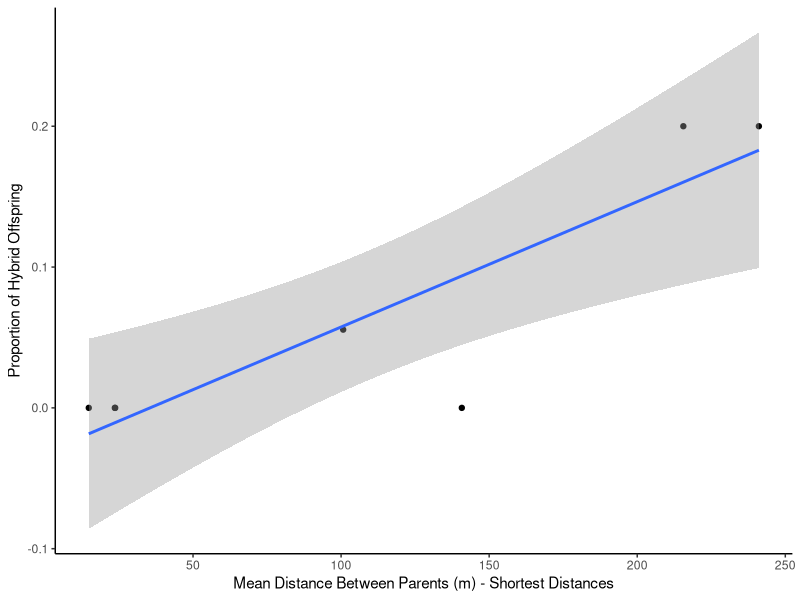
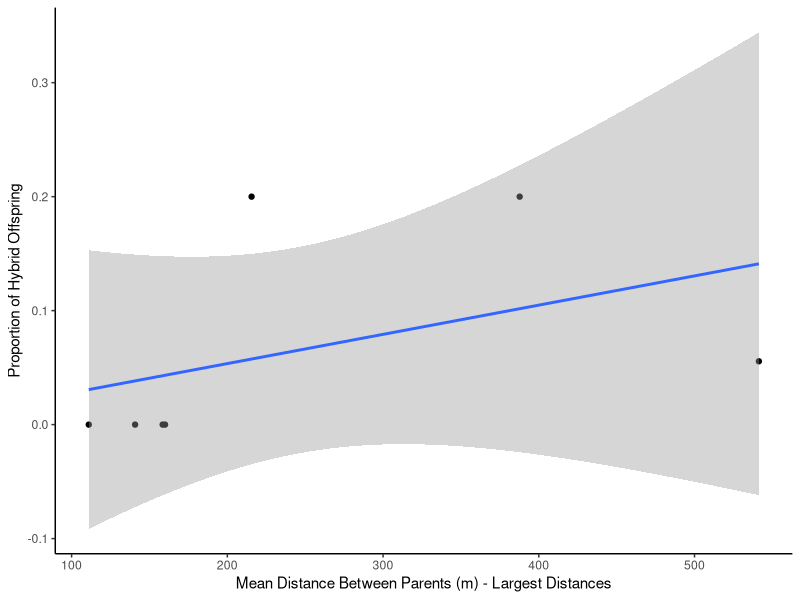
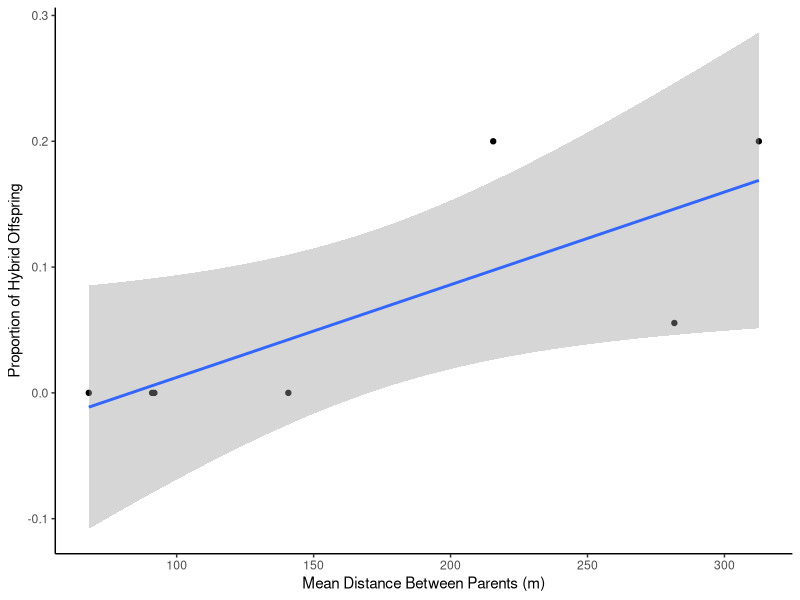

Reproduce these figures in R, in order. (Note: this script raises an error after producing the figures.)
#####################
#     Libraries     #
#####################

library(tidyverse)
library(geosphere)

######################
#     Load files     #
######################

#set working directory
setwd("../..")

#load in the tissue database, remove offspring which have no coordinates
UHA_db <- read.csv("Data_Files/CSV_Files/ARCHIVED_USBG_Hybrid_Acorn_Tissue_Database.csv")

#read in cleaned data file
UHA_score_clean_df <- read.csv("Data_Files/CSV_Files/UHA_score_clean_df.csv")  

#load in parentage results 
parentage_results <- read.csv("Data_Files/CSV_Files/UHA_full_parentage.csv")

###################################
#     Reorganize data frames      #
###################################
#remove individuals with too much missing data
UHA_clean_df <- UHA_db[UHA_db$Tissue_ID %in% UHA_score_clean_df$Tissue_ID,]

#remove offspring from the data frame
UHA_par_df <- UHA_clean_df %>% 
                filter(!is.na(Longitude) | !is.na(Latitude))

#update parentage analysis df
UHA_clean_par_df <- parentage_results %>% 
                      rename(Father_ID = Candidate_father_ID) %>%
                            filter(!is.na(Father_ID)) 

#########################################
#     Prepare for Distance Analysis     #
#########################################

###Create data frames with distances
#Create a column of the crosses of every parent individual
all_potential_combo <- crossing(UHA_par_df$Tissue_ID, 
                                UHA_par_df$Tissue_ID)

colnames(all_potential_combo) <- c("Parent_1", "Parent_2")

#remove rows where the parents are the same individual (selfing)
potential_combo_dedup <- filter(all_potential_combo, Parent_1 != Parent_2)

#make columns to store distance between parents and parent species
potential_combo_dedup$dist <- NA 
potential_combo_dedup$Parent_1_species <- NA
potential_combo_dedup$Parent_2_species <- NA

#loop to calculate distance between parents 
for(d in 1:nrow(potential_combo_dedup)){
  Parent_1 <- potential_combo_dedup$Parent_1[d]
  Parent_2 <- potential_combo_dedup$Parent_2[d]
  
  #access the original tissue database via the parents
  Parent_1_Database_row <- filter(UHA_clean_df, Tissue_ID == Parent_1)
  Parent_2_Database_row <- filter(UHA_clean_df, Tissue_ID == Parent_2)
  
  #use distGeo to get distance in m between the lat long points of the 2 parents
  potential_combo_dedup$dist[d] <- distGeo(c(Parent_1_Database_row$Longitude, Parent_1_Database_row$Latitude),
                                           c(Parent_2_Database_row$Longitude, Parent_2_Database_row$Latitude)) 
  
  #record the species of both parents
  potential_combo_dedup$Parent_1_species[d] <- Parent_1_Database_row$Species 
  potential_combo_dedup$Parent_2_species[d] <- Parent_2_Database_row$Species
  
}

#reorganize the combination data frame to fix species naming conventions and to
#have a hybrid column 
potential_combo_info <- potential_combo_dedup %>%
  mutate(Parent_1_species = str_replace_all(Parent_1_species, "Quercus", "Q."), 
         Parent_2_species = str_replace_all(Parent_2_species, "Quercus", "Q.")) %>% #replace all instances of Quercus with Q. to ensure all species names are formatted the same
  mutate(Parental_species_match = case_when(Parent_1_species == Parent_2_species ~ "Conspecific",
                                            Parent_1_species != Parent_2_species ~ "Heterospecific")) #if the species of the two parents matches then they are conspecific, if not they are heterospecific

#list of maternal names
mom_IDs <- unique(parentage_results$Mother_ID) 
#filter combintation df by the possible mothers 
relevant_potential_combos <- potential_combo_info %>%
                                filter(Parent_1 %in% mom_IDs) 

#replaces relevant_parentage_results
#combine all columns for distance analysis 
par_results_df <- left_join(UHA_clean_par_df, 
                                        select(relevant_potential_combos, 
                                               c(Parent_1, Parent_2, dist)), 
                                                  join_by(Mother_ID == Parent_1,
                                                      Father_ID == Parent_2))

############### Create data frames
# right now just taking the mean dist of successful dads vs possible dads
#create df that has the mean distance of the 5 closest real fathers to each
#maternal tree (without ties, only possible with slice_min, using
#that instead of top_n)
rf_mean_small_df <- par_results_df %>%
                          group_by(Mother_ID) %>%
                            slice_min(dist, n =5, with_ties = FALSE) %>%
                              summarise(Mean_smallest_real_dists = mean(dist, 
                                                                        na.rm=TRUE))
#same as above but doing 5 farthest dists
rf_mean_large_df <- par_results_df %>% 
                      group_by(Mother_ID) %>%
                       slice_max(dist, n =5, with_ties = FALSE) %>%
                        summarise(Mean_largest_real_dists = mean(dist, na.rm=TRUE))


#create df that has the mean distance of the 5 closest possible 
#fathers to each maternal tree (including those with less than 5 offspring) 
#Note that I don't need to call distinct here because there is only 
#one entry per mother/father combo
pf_mean_small_df <- relevant_potential_combos %>%
                      group_by(Parent_1, Parental_species_match) %>%
                        slice_min(dist, n =5, with_ties = FALSE) %>%
                        summarise(Mean_smallest_potential_dists = mean(dist,
                                                                       na.rm=TRUE))

#same as abovebut with 5 farthest dists
pf_mean_large_df <- relevant_potential_combos %>%
                      group_by(Parent_1, Parental_species_match) %>%
                        slice_max(dist, n =5, with_ties = FALSE) %>%
                          summarise(Mean_largest_potential_dists = mean(dist, 
                                                                        na.rm=TRUE))

#################################
#     Run Distance Analysis     #
#################################

#summarize data by mean and min distance to real fathers and by proportion of 
#offspring that are hybrids (with heterospecific fathers)
rf_df <- par_results_df %>%
          group_by(Mother_ID) %>%
          summarise(Mean_real_dist = mean(dist, na.rm=TRUE), 
            Min_real_dist = min(dist, na.rm=TRUE), 
            Max_real_dist = max(dist, na.rm=TRUE), 
            Prop_hybrids = mean(Hybrid, na.rm = TRUE)) %>%
            left_join(., rf_mean_small_df, join_by(Mother_ID == Mother_ID)) %>% #add the Mean_smallest_dists data 
            left_join(., rf_mean_large_df, join_by(Mother_ID == Mother_ID)) #add the Mean_largest_dists data 

# Make dataset ("potential_fathers_summary") containing all of the desired 
#summarized categories from the possible combinations of mothers and fathers 
#data (mean distance of potential fathers, minimum distance of potential fathers, 
#mean distance of closest 5 potential fathers). 
#NOTE: this is NOT based off of the offspring data meaning that the 5 
#closest fathers will be unique and the mean distance to fathers will be 
#unweighted (because we have no way to know potential fathers relative success 
#(i.e. how many offspring they may produce)) summarize data from data 
#with all combos of possible conspecific and heterospefic individuals with 
#each real mom
pf_df <- relevant_potential_combos %>% 
           group_by(Parent_1, Parental_species_match) %>%
           summarise(Mean_potential_dist = mean(dist, na.rm=TRUE), 
            Min_potential_dist = min(dist, na.rm=TRUE), 
            Max_potential_dist = max(dist, na.rm=TRUE))  %>%
  left_join(., pf_mean_small_df, join_by(Parent_1 == Parent_1, Parental_species_match == Parental_species_match)) %>% #add the Mean_smallest_dists data
  left_join(., pf_mean_large_df, join_by(Parent_1 == Parent_1, Parental_species_match == Parental_species_match)) %>% #add the Mean_largest_dists data
  left_join(., select(rf_df, c(Mother_ID, Prop_hybrids)), join_by(Parent_1 == Mother_ID)) #add the proportion of hybrids had by each mother (from real_fathers_summary)

#now summarize this 
# The linear model for the mean distance of real fathers to a 
#given mother is significant with a positive slope indicating 
#that the higher the proportion of hybrid offspring a mother has, 
#the greater the mean realized pollination dsitance for that mother

###create a data frame to save the adjusted R-squared and p-value
rf_hybrid_prop_dist_df <- matrix(nrow = 5, ncol = 2)

# #adjusted R-squared and 
# hybrid_pop_df <- t(as.data.frame(c(summary(lm(formula = Prop_hybrids~Mean_real_dist, data=rf_df))[[9]],
#                                    summary(lm(formula = Prop_hybrids~Mean_real_dist, data=rf_df))$coefficients[8])))

#save p-values and r-squared results
rf_hybrid_prop_dist_df[1,1] <- summary(lm(formula = Prop_hybrids~Mean_real_dist, data=rf_df))$adj.r.squared
rf_hybrid_prop_dist_df[1,2] <- summary(lm(formula = Prop_hybrids~Mean_real_dist, data=rf_df))$coefficients[2,4]
rf_hybrid_prop_dist_df[2,1] <- summary(lm(formula = Prop_hybrids~Min_real_dist, data=rf_df))$adj.r.squared
rf_hybrid_prop_dist_df[2,2] <- summary(lm(formula = Prop_hybrids~Min_real_dist, data=rf_df))$coefficients[2,4]
rf_hybrid_prop_dist_df[3,1] <- summary(lm(formula = Prop_hybrids~Max_real_dist, data=rf_df))$adj.r.squared
rf_hybrid_prop_dist_df[3,2] <- summary(lm(formula = Prop_hybrids~Max_real_dist, data=rf_df))$coefficients[2,4]
rf_hybrid_prop_dist_df[4,1] <- summary(lm(formula = Prop_hybrids~Mean_smallest_real_dists, data=rf_df))$adj.r.squared
rf_hybrid_prop_dist_df[4,2] <- summary(lm(formula = Prop_hybrids~Mean_smallest_real_dists, data=rf_df))$coefficients[2,4]
rf_hybrid_prop_dist_df[5,1] <- summary(lm(formula = Prop_hybrids~Mean_largest_real_dists, data=rf_df))$adj.r.squared
rf_hybrid_prop_dist_df[5,2] <- summary(lm(formula = Prop_hybrids~Mean_largest_real_dists, data=rf_df))$coefficients[2,4]

#add columns and row labels
rownames(rf_hybrid_prop_dist_df) <- c("Mean_Par_Dist", "Min_Par_Dist", "Max_Par_Dist",
                              "Mean_Smallest_Dist", "Mean_Largest_Dist")
colnames(rf_hybrid_prop_dist_df) <- c("R2", "p-value")

#write out plot comparing real fathers plot
png("Results/Pairwise_Distance_Analysis/rf_dist_par_prop.png", width = 900,
    height = 600)
rf_df %>%
  ggplot() +
  geom_point(aes(y = Prop_hybrids, x = Mean_real_dist)) +
  geom_smooth(aes(y = Prop_hybrids, x = Mean_real_dist), method='lm', formula= y~x) +
  xlab("Mean Distance Between Parents (m)") + ylab("Proportion of Hybrid Offspring") +
  theme_classic()
dev.off()

# The linear model for the mean distance of the shortest 5 distances of real fathers
#to a given mother shows no relationship between the distance of the closest 
#5 realized fathers to a given mother and the proportion of offspring that were 
#hybrids for that mother.
rf_df %>%
  ggplot() +
  geom_point(aes(y = Prop_hybrids, x = Mean_smallest_real_dists)) +
  geom_smooth(aes(y = Prop_hybrids, x = Mean_smallest_real_dists), 
              method='lm', formula= y~x) +
  xlab("Mean Distance Between Parents (m) - Shortest Distances") + 
  ylab("Proportion of Hybrid Offspring") +
  theme_classic()

# The linear model for the mean distance of the largest 5 distances of real fathers
#to a given mother 
rf_df %>%
  #filter(Mean_largest_real_dists < 500) %>% #to remove the largest value individual if you want
  ggplot() +
  geom_point(aes(y = Prop_hybrids, x = Mean_largest_real_dists)) +
  geom_smooth(aes(y = Prop_hybrids, x = Mean_largest_real_dists), 
              method='lm', formula= y~x) +
  xlab("Mean Distance Between Parents (m) - Largest Distances") + 
  ylab("Proportion of Hybrid Offspring") +
  theme_classic()

# note that when you remove the mom with the largest values (> 500), 
#still significant
summary(lm(formula = Prop_hybrids~Mean_largest_real_dists, 
           data=filter(rf_df, Mean_largest_real_dists < 500)))

write.csv(rf_hybrid_prop_dist_df, "Results/Pairwise_Distance_Analysis/rf_hybrid_prop_dist.csv")

#####Potential fathers to a given mother df 
###create a data frame to save the adjusted R-squared and p-value
pf_hybrid_prop_dist <- matrix(nrow = 6, ncol = 2)

# The linear model for the mean distance of a potential fathers to a given mother split by conspecific and heterospecific fathers. There is no relationship between the proportion of hybrid offspring and the mean distances of all potential het or con fathers.
pf_hybrid_prop_dist[1,1] <- summary(lm(formula = Prop_hybrids~Mean_potential_dist, 
                                       data=filter(pf_df, 
                                                   Parental_species_match == "Conspecific")))$adj.r.squared
pf_hybrid_prop_dist[1,2] <- summary(lm(formula = Prop_hybrids~Mean_potential_dist, 
                                       data=filter(pf_df, 
                                                   Parental_species_match == "Conspecific")))$coefficients[2,4]
#mean distance to potential fathers, conspecific 
pf_hybrid_prop_dist[2,1] <- summary(lm(formula = Prop_hybrids~Mean_potential_dist, data=filter(pf_df, Parental_species_match == "Heterospecific")))$adj.r.squared
pf_hybrid_prop_dist[2,2] <- summary(lm(formula = Prop_hybrids~Mean_potential_dist, data=filter(pf_df, Parental_species_match == "Heterospecific")))$coefficients[2,4]


#The linear model for the smallest distance of a potential father to a given 
#mother split by conspecific and heterospecific fathers. 
#There is no relationship between the proportion of hybrid offspring and the 
#minimum distances of all potential het or con fathers.
pf_hybrid_prop_dist[3,1] <- summary(lm(formula = Prop_hybrids~Min_potential_dist, data=filter(pf_df, Parental_species_match == "Conspecific")))$adj.r.squared
pf_hybrid_prop_dist[3,2]<- summary(lm(formula = Prop_hybrids~Min_potential_dist, data=filter(pf_df, Parental_species_match == "Conspecific")))$coefficients[2,4]


pf_hybrid_prop_dist[4,1] <- summary(lm(formula = Prop_hybrids~Min_potential_dist, data=filter(pf_df, Parental_species_match == "Heterospecific")))$adj.r.squared
pf_hybrid_prop_dist[4,2]<- summary(lm(formula = Prop_hybrids~Min_potential_dist, data=filter(pf_df, Parental_species_match == "Heterospecific")))$coefficients[2,4]


# The linear model for the mean distance of the shortest 5 distances of potential fathers to a given mother split by conspecific and heterospecific fathers. There is no relationship between the proportion of hybrid offspring and the 5 smallest distances of all potential het or con fathers.
pf_hybrid_prop_dist[5,1] <- summary(lm(formula = Prop_hybrids~Mean_smallest_potential_dists, data=filter(pf_df, Parental_species_match == "Conspecific")))$adj.r.squared
pf_hybrid_prop_dist[5,2] <- summary(lm(formula = Prop_hybrids~Mean_smallest_potential_dists, data=filter(pf_df, Parental_species_match == "Conspecific")))$coefficients[2,4]

pf_hybrid_prop_dist[6,1] <- summary(lm(formula = Prop_hybrids~Mean_smallest_potential_dists, data=filter(pf_df, Parental_species_match == "Heterospecific")))$adj.r.squared
pf_hybrid_prop_dist[6,2] <- summary(lm(formula = Prop_hybrids~Mean_smallest_potential_dists, data=filter(pf_df, Parental_species_match == "Heterospecific")))$coefficients[2,4]

#add rownames and colnames
rownames(pf_hybrid_prop_dist) <- c("Mean_Dist_Con", "Mean_Dist_Het", "Min_Dist_Con",
                                   "Min_Dist_Het", "Max_Dist_Con", "Max_Dist_Het")
colnames(pf_hybrid_prop_dist) <- c("R2", "p-value")

write.csv(pf_hybrid_prop_dist, "Results/Pairwise_Distance_Analysis/pf_hybrid_prop_dist.csv")

#########################################
#     Resampling Distance Analysis      #
#########################################

# A for loop that, across each mom, randomly samples the pool of the 
#possible conspecific dads (of which there are 20 out of the 280 adult 
#individuals we have data on) 1000 times 
#and records the distance between that dad and the given mom 


set.seed(2024) #since we are using the sample function, set the seed for repeatability 

#create the table that will hold the results of the for loop with 3 columns: Mom, Dad, and dist
parents_dists_table_full <- tibble(Mom = character(), Dad = character(), dist = character())


for(i in 1:length(unique(relevant_potential_combos$Parent_1))){
  parents_dists_table_small <- tibble(Mom = character(), Dad = character(), dist = character()) #make a small version of the final table that will be overwritten with each new mom
  mom <- unique(relevant_potential_combos$Parent_1)[i]  #get the ID of the given mom
  mom_specific_combos <- relevant_potential_combos %>%
    filter(Parent_1 == mom) %>%  #filter all possible combos to only those with the given mom as Parent_1
    filter(Parental_species_match == "Conspecific")  #filter all possible combos with the given mom to only those that are the same species as the given mom
  
  possible_dads <- mom_specific_combos$Parent_2 #make a vector with a list of all of the possible dads by pulling the Parent_2 column of the mom_specific_combos df
  
  dads <- sample(possible_dads, size=1000, replace=T)  #randomly draw 1000 samples from all possible dads with replacement
  
  #a for loop that will loop through each of the 1000 sampled dads will make and add a row for the parents_dists_table_small 
  for(x in 1:length(dads)){
    dad <- dads[x] #get the ID of the given dad
    parent_combo_row_for_table <- tibble(Mom = NA, Dad = NA, dist = NA) #creating table that will be a single row and will be overwritten during each iteration of the loop
    parent_combo_row_for_table$Mom <- mom #add ID of the given mom to table
    parent_combo_row_for_table$Dad <- dad #add ID of the given dad to table
    parent_combo_row_for_table$dist <- filter(mom_specific_combos, Parent_1 == mom & Parent_2 == dad)$dist #add dist from mom to dad in table (by matching the mom and dad's IDs to the mom_specific_combos df)
    
    parents_dists_table_small <- rbind(parents_dists_table_small, parent_combo_row_for_table) #bind the row of the given dad to the  table of the given mom
  }
  parents_dists_table_full <- rbind(parents_dists_table_full, parents_dists_table_small)  #bind the table of the given given to the  table of all the moms
}


# Make a plot that compares the real distances between parents 
#(from relevant_parentage_results) to the potential distance between
#parents (from parents_dists_table_full)

parentage_results_for_hists <- par_results_df %>%
  rename(Mom = Mother_ID, 
         Dad = Father_ID) %>%
  select(Mom, Dad, dist, Hybrid) %>%
  filter(Hybrid == F) %>%  #we are only looking at distance between conspecific pairs in this analysis (no hydrbid offspring)
  filter(!is.na(dist))  #remove entries where dist is NA because some trees that we have tissue from do not have long/lat values

#Create the a histogram that shows the difference in the real and theoretical distances between parents 

dist_hist <- ggplot() +
  geom_histogram(data = parents_dists_table_full, 
                 aes(x = dist, y = ..density.., fill = "theoretical"), 
                 alpha = .5) +
  geom_histogram(data = parentage_results_for_hists, 
                 aes(x = dist, y = ..density.., fill = "real"), 
                 alpha = .5) +
  labs(fill = "data set") + 
  scale_fill_manual(values = c("theoretical" = "red", "real" = "blue")) + 
  #facet_wrap(~Mom) +  # facet_wrap by Mom to see how each individual Maternal tree did compared to bootstrap
  theme_classic()

##write out histogram 
png("Results/Pairwise_Distance_Analysis/sim_real_dist_hist.png", width = 1000, height = 850)

dist_hist

dev.off()
